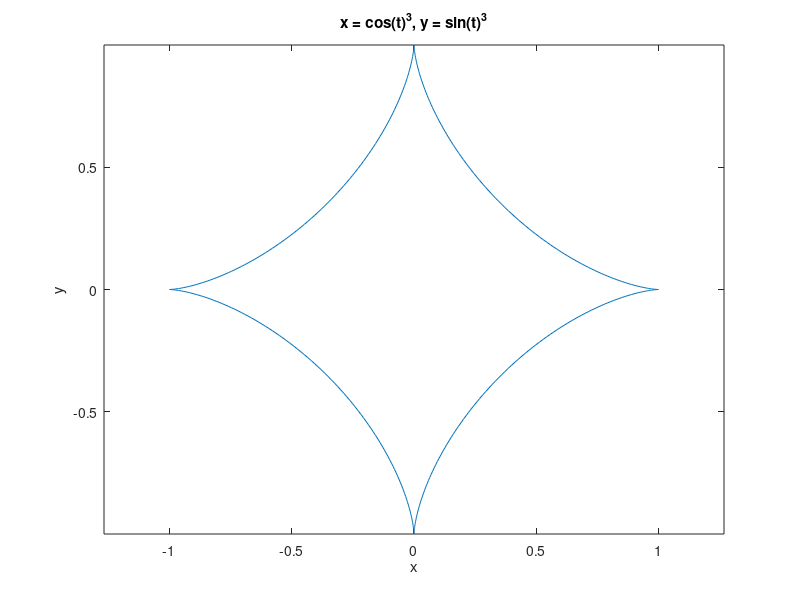

Recreate this plot in MATLAB.
% x = linspace(0,2*pi,30);
% y = sin(x);
% z = cos(x);
% plot(x,y,'r',x,z,'g*');

ezplot('cos(t)^3','sin(t)^3',[0,2*pi]);
